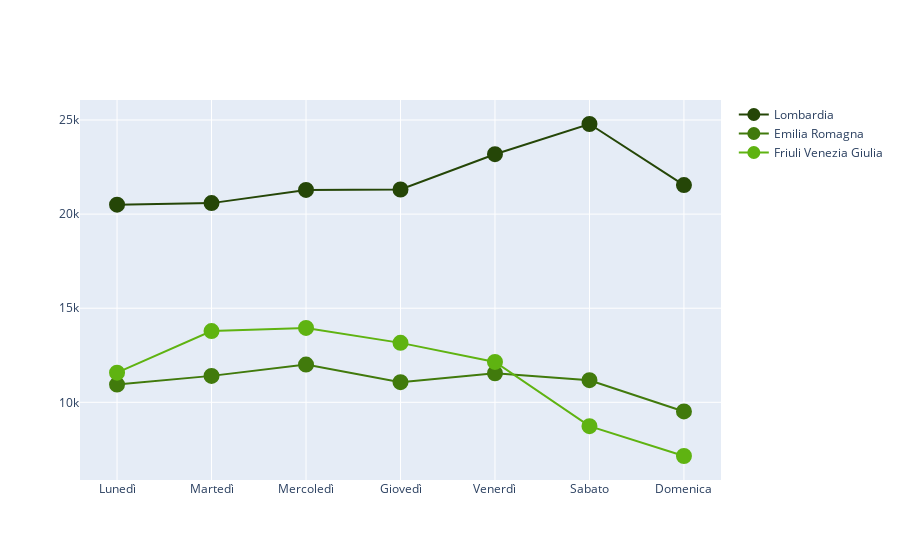
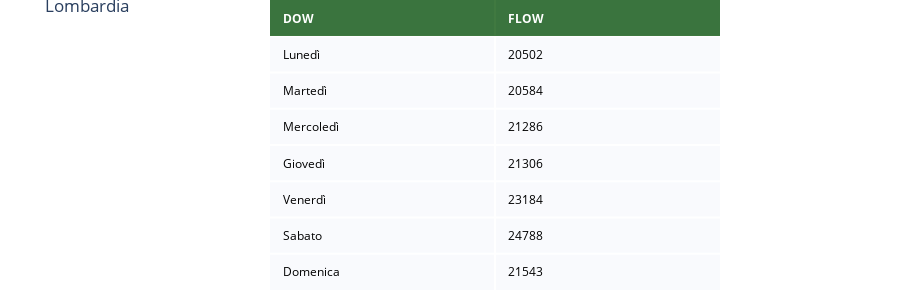
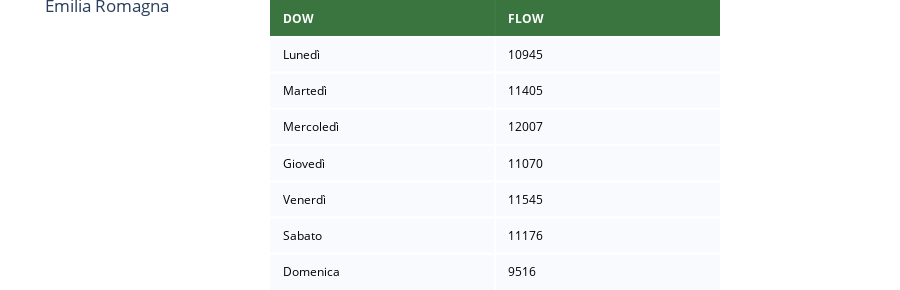

The notebook cell these images were saved under, in order:
### Code cell
import pandas as pd
import plotly.graph_objects as go
from plotly.offline import iplot


# plot the data of provinces during the day for one region
fig3 = go.Figure()
color_dict = ['#254607','#417a0c','#5fb311']

for i in range(len(reg)):  
        fig3 = fig3.add_trace(go.Scatter(x = flux_sum_perday[reg[i]]["DOW"], y = flux_sum_perday[reg[i]]["FLOW"],name =reg[i], marker=dict(color=color_dict[i],size=8,line=dict(color=color_dict[i],width=8))))
fig3.show()
# marker=dict(color='LightSkyBlue',size=12,line=dict(color='MediumPurple',width=12)


#Display the dataset
table_color =  [[0, '#004d00'],[.5, '#ffffff'],[1, '#ffffff']]
    
for i in range(len(reg)):  
    fig_tab = ff.create_table(flux_sum_perday[reg[i]],colorscale=table_color)
    #fig_tab.update_layout(title={'text': str(reg[i]),'xanchor': 'left',yanchor': 'top'})
    fig_tab.update_layout(title={'text': str(reg[i]),'xanchor': 'left','yanchor': 'top'}, xaxis1 = {'domain': [0.3, .8]}, yaxis1 = {'domain': [0., 1]})
    fig_tab.show()
    print("\n\n")

### Figure 1 — Plotly figure (JSON) as saved in the notebook; plotly's stock layout.template omitted (floating-point values rounded to 4 significant figures)
{"data": [{"marker": {"color": "#254607", "line": {"color": "#254607", "width": 8}, "size": 8}, "name": "Lombardia", "type": "scatter", "x": ["Lunedì", "Martedì", "Mercoledì", "Giovedì", "Venerdì", "Sabato", "Domenica"], "y": [20502, 20584, 21286, 21306, 23184, 24788, 21543]}, {"marker": {"color": "#417a0c", "line": {"color": "#417a0c", "width": 8}, "size": 8}, "name": "Emilia Romagna", "type": "scatter", "x": ["Lunedì", "Martedì", "Mercoledì", "Giovedì", "Venerdì", "Sabato", "Domenica"], "y": [10945, 11405, 12007, 11070, 11545, 11176, 9516]}, {"marker": {"color": "#5fb311", "line": {"color": "#5fb311", "width": 8}, "size": 8}, "name": "Friuli Venezia Giulia", "type": "scatter", "x": ["Lunedì", "Martedì", "Mercoledì", "Giovedì", "Venerdì", "Sabato", "Domenica"], "y": [11574, 13786, 13954, 13159, 12145, 8732, 7148]}], "layout": {}}

### Figure 2 — Plotly figure (JSON) as saved in the notebook; plotly's stock layout.template omitted (floating-point values rounded to 4 significant figures)
{"data": [{"colorscale": [[0, "#004d00"], [0.5, "#ffffff"], [1, "#ffffff"]], "hoverinfo": "none", "opacity": 0.75, "showscale": false, "type": "heatmap", "z": [[0, 0], [0.5, 0.5], [1, 1], [0.5, 0.5], [1, 1], [0.5, 0.5], [1, 1], [0.5, 0.5]]}], "layout": {"annotations": [{"align": "left", "font": {"color": "#ffffff"}, "showarrow": false, "text": "<b>DOW</b>", "x": -0.45, "xanchor": "left", "xref": "x", "y": 0, "yref": "y"}, {"align": "left", "font": {"color": "#ffffff"}, "showarrow": false, "text": "<b>FLOW</b>", "x": 0.55, "xanchor": "left", "xref": "x", "y": 0, "yref": "y"}, {"align": "left", "font": {"color": "#000000"}, "showarrow": false, "text": "Lunedì", "x": -0.45, "xanchor": "left", "xref": "x", "y": 1, "yref": "y"}, {"align": "left", "font": {"color": "#000000"}, "showarrow": false, "text": "20502", "x": 0.55, "xanchor": "left", "xref": "x", "y": 1, "yref": "y"}, {"align": "left", "font": {"color": "#000000"}, "showarrow": false, "text": "Martedì", "x": -0.45, "xanchor": "left", "xref": "x", "y": 2, "yref": "y"}, {"align": "left", "font": {"color": "#000000"}, "showarrow": false, "text": "20584", "x": 0.55, "xanchor": "left", "xref": "x", "y": 2, "yref": "y"}, {"align": "left", "font": {"color": "#000000"}, "showarrow": false, "text": "Mercoledì", "x": -0.45, "xanchor": "left", "xref": "x", "y": 3, "yref": "y"}, {"align": "left", "font": {"color": "#000000"}, "showarrow": false, "text": "21286", "x": 0.55, "xanchor": "left", "xref": "x", "y": 3, "yref": "y"}, {"align": "left", "font": {"color": "#000000"}, "showarrow": false, "text": "Giovedì", "x": -0.45, "xanchor": "left", "xref": "x", "y": 4, "yref": "y"}, {"align": "left", "font": {"color": "#000000"}, "showarrow": false, "text": "21306", "x": 0.55, "xanchor": "left", "xref": "x", "y": 4, "yref": "y"}, {"align": "left", "font": {"color": "#000000"}, "showarrow": false, "text": "Venerdì", "x": -0.45, "xanchor": "left", "xref": "x", "y": 5, "yref": "y"}, {"align": "left", "font": {"color": "#000000"}, "showarrow": false, "text": "23184", "x": 0.55, "xanchor": "left", "xref": "x", "y": 5, "yref": "y"}, {"align": "left", "font": {"color": "#000000"}, "showarrow": false, "text": "Sabato", "x": -0.45, "xanchor": "left", "xref": "x", "y": 6, "yref": "y"}, {"align": "left", "font": {"color": "#000000"}, "showarrow": false, "text": "24788", "x": 0.55, "xanchor": "left", "xref": "x", "y": 6, "yref": "y"}, {"align": "left", "font": {"color": "#000000"}, "showarrow": false, "text": "Domenica", "x": -0.45, "xanchor": "left", "xref": "x", "y": 7, "yref": "y"}, {"align": "left", "font": {"color": "#000000"}, "showarrow": false, "text": "21543", "x": 0.55, "xanchor": "left", "xref": "x", "y": 7, "yref": "y"}], "height": 290, "margin": {"b": 0, "l": 0, "r": 0, "t": 0}, "title": {"text": "Lombardia", "xanchor": "left", "yanchor": "top"}, "xaxis": {"domain": [0.3, 0.8], "dtick": 1, "gridwidth": 2, "showticklabels": false, "tick0": -0.5, "ticks": "", "zeroline": false}, "yaxis": {"autorange": "reversed", "domain": [0, 1], "dtick": 1, "gridwidth": 2, "showticklabels": false, "tick0": 0.5, "ticks": "", "zeroline": false}}}

### Figure 3 — Plotly figure (JSON) as saved in the notebook; plotly's stock layout.template omitted (floating-point values rounded to 4 significant figures)
{"data": [{"colorscale": [[0, "#004d00"], [0.5, "#ffffff"], [1, "#ffffff"]], "hoverinfo": "none", "opacity": 0.75, "showscale": false, "type": "heatmap", "z": [[0, 0], [0.5, 0.5], [1, 1], [0.5, 0.5], [1, 1], [0.5, 0.5], [1, 1], [0.5, 0.5]]}], "layout": {"annotations": [{"align": "left", "font": {"color": "#ffffff"}, "showarrow": false, "text": "<b>DOW</b>", "x": -0.45, "xanchor": "left", "xref": "x", "y": 0, "yref": "y"}, {"align": "left", "font": {"color": "#ffffff"}, "showarrow": false, "text": "<b>FLOW</b>", "x": 0.55, "xanchor": "left", "xref": "x", "y": 0, "yref": "y"}, {"align": "left", "font": {"color": "#000000"}, "showarrow": false, "text": "Lunedì", "x": -0.45, "xanchor": "left", "xref": "x", "y": 1, "yref": "y"}, {"align": "left", "font": {"color": "#000000"}, "showarrow": false, "text": "10945", "x": 0.55, "xanchor": "left", "xref": "x", "y": 1, "yref": "y"}, {"align": "left", "font": {"color": "#000000"}, "showarrow": false, "text": "Martedì", "x": -0.45, "xanchor": "left", "xref": "x", "y": 2, "yref": "y"}, {"align": "left", "font": {"color": "#000000"}, "showarrow": false, "text": "11405", "x": 0.55, "xanchor": "left", "xref": "x", "y": 2, "yref": "y"}, {"align": "left", "font": {"color": "#000000"}, "showarrow": false, "text": "Mercoledì", "x": -0.45, "xanchor": "left", "xref": "x", "y": 3, "yref": "y"}, {"align": "left", "font": {"color": "#000000"}, "showarrow": false, "text": "12007", "x": 0.55, "xanchor": "left", "xref": "x", "y": 3, "yref": "y"}, {"align": "left", "font": {"color": "#000000"}, "showarrow": false, "text": "Giovedì", "x": -0.45, "xanchor": "left", "xref": "x", "y": 4, "yref": "y"}, {"align": "left", "font": {"color": "#000000"}, "showarrow": false, "text": "11070", "x": 0.55, "xanchor": "left", "xref": "x", "y": 4, "yref": "y"}, {"align": "left", "font": {"color": "#000000"}, "showarrow": false, "text": "Venerdì", "x": -0.45, "xanchor": "left", "xref": "x", "y": 5, "yref": "y"}, {"align": "left", "font": {"color": "#000000"}, "showarrow": false, "text": "11545", "x": 0.55, "xanchor": "left", "xref": "x", "y": 5, "yref": "y"}, {"align": "left", "font": {"color": "#000000"}, "showarrow": false, "text": "Sabato", "x": -0.45, "xanchor": "left", "xref": "x", "y": 6, "yref": "y"}, {"align": "left", "font": {"color": "#000000"}, "showarrow": false, "text": "11176", "x": 0.55, "xanchor": "left", "xref": "x", "y": 6, "yref": "y"}, {"align": "left", "font": {"color": "#000000"}, "showarrow": false, "text": "Domenica", "x": -0.45, "xanchor": "left", "xref": "x", "y": 7, "yref": "y"}, {"align": "left", "font": {"color": "#000000"}, "showarrow": false, "text": "9516", "x": 0.55, "xanchor": "left", "xref": "x", "y": 7, "yref": "y"}], "height": 290, "margin": {"b": 0, "l": 0, "r": 0, "t": 0}, "title": {"text": "Emilia Romagna", "xanchor": "left", "yanchor": "top"}, "xaxis": {"domain": [0.3, 0.8], "dtick": 1, "gridwidth": 2, "showticklabels": false, "tick0": -0.5, "ticks": "", "zeroline": false}, "yaxis": {"autorange": "reversed", "domain": [0, 1], "dtick": 1, "gridwidth": 2, "showticklabels": false, "tick0": 0.5, "ticks": "", "zeroline": false}}}
